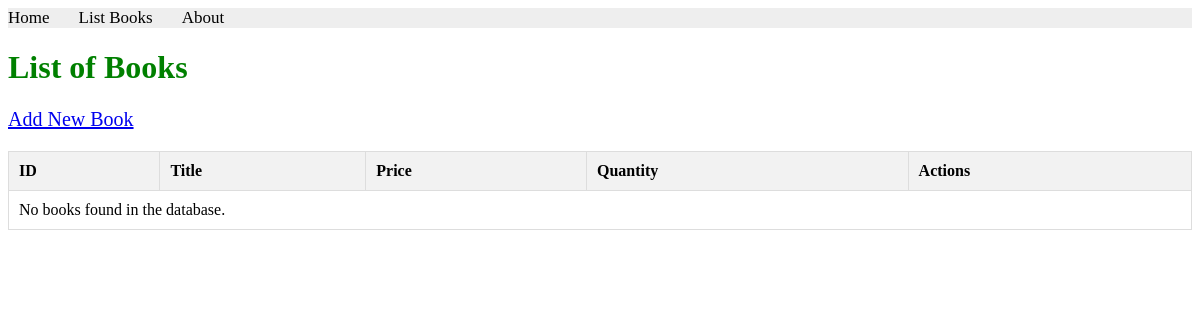
The page /books/lab10_part1/listbooks on the database as committed earlier.
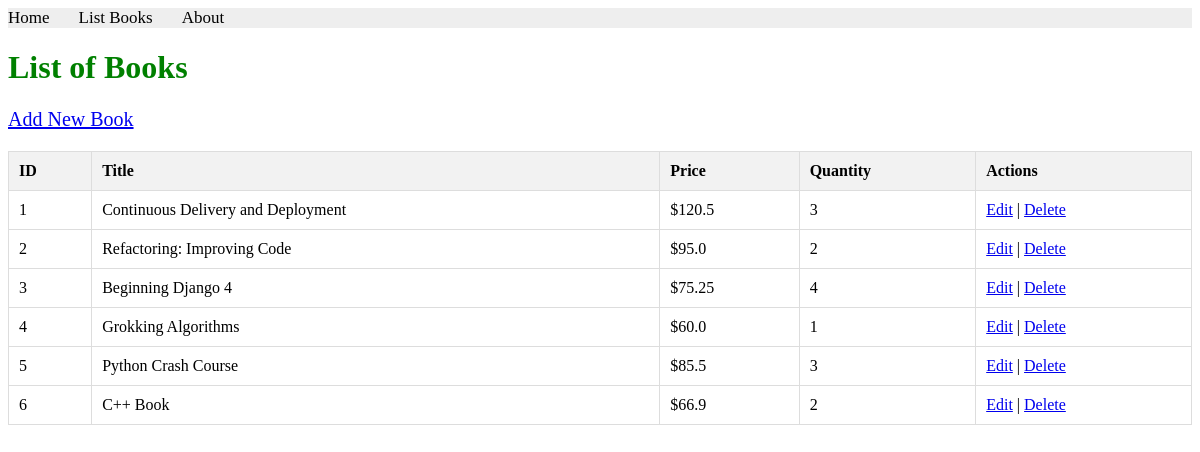
The same page on the database as committed later.
### apps/bookmodule/models.py (models this page shows, shortened)
class Book(models.Model):
    title = models.CharField(max_length=100)
    price = models.FloatField(default=0.0)
    quantity = models.IntegerField(default=1)
    pubdate = models.DateTimeField()
    rating = models.SmallIntegerField(default=1)
    publisher = models.ForeignKey(Publisher, null=True, on_delete=models.SET_NULL)
    authors = models.ManyToManyField(Author)

### apps/bookmodule/views.py (the view)
# urls.py: path('lab10_part1/listbooks', views.lab10_part1_list_books, name='lab10_part1_list'),
def lab10_part1_list_books(request):
    books = Book.objects.all()
    return render(request, 'bookmodule/list_books.html', {'books': books})

### apps/templates/bookmodule/list_books.html (shortened to what this page needs)
{% extends "layouts/base.html" %}
{% load static %}
{% block content %}
  <h1>List of Books</h1>
  <p>
    <a href="{% url 'lab10_part1_add' %}" class="btn-add">Add New Book</a>
  </p>
  <table>
    <tr>
      <th>ID</th>
      <th>Title</th>
      <th>Price</th>
      <th>Quantity</th>
      <th>Actions</th>
    </tr>
    {% for book in books %}
    <tr>
      <td>{{ book.id }}</td>
      <td>{{ book.title }}</td>
      <td>${{ book.price }}</td>
      <td>{{ book.quantity }}</td>
      <td>
        <a href="{% url 'lab10_part1_edit' book.id %}" class="btn-edit">Edit</a> |
        <a href="{% url 'lab10_part1_delete' book.id %}" class="btn-delete" onclick="return confirm('Are you sure you want to delete this book?');">Delete</a>
      </td>
    </tr>
    {% empty %}
    <tr>
      <td colspan="5">No books found in the database.</td>
    </tr>
    {% endfor %}
  </table>
{% endblock content %}

### apps/templates/layouts/base.html (shortened to what this page needs)
{% load static %}
<!DOCTYPE html>
<html lang="en">
<head>
    <link rel="stylesheet" href="{% static 'styles.css' %}">
</head>
<body>
    {% include "includes/header.html" %}
    {% block content %} {% endblock content %}
</body>
</html>

### apps/templates/includes/header.html
<div class="topnav">
    <a href="{% url 'books.index' %}">Home</a>
    <a href="{% url 'books.list_books' %}">List Books</a>
    <a href="{% url 'books.aboutus' %}">About</a>
</div>

### apps/static/styles.css (style rules this page uses)
.topnav { background-color: #eeeeee; width: 100%; }
.topnav a { color: #000000; text-align: center; margin-right: 25px; text-decoration: none; font-size: 17px; }

### apps/templates/bookmodule/list_books.html (style rules this page uses)
h1 { color: green; }
p { font-family: verdana; font-size: 20px; }
table { width: 100%; border-collapse: collapse; margin-top: 20px; }
th, td { border: 1px solid #ddd; padding: 10px; text-align: left; }
th { background-color: #f2f2f2; }

Rows that differ between the two databases and show on the page:
added Book: id "1", title "Continuous Delivery and Deployment", price "120.5", quantity "3"
added Book: id "2", title "Refactoring: Improving Code", price "95.0", quantity "2"
added Book: id "3", title "Beginning Django 4", price "75.25", quantity "4"
added Book: id "4", title "Grokking Algorithms", price "60.0", quantity "1"
added Book: id "5", title "Python Crash Course", price "85.5", quantity "3"
added Book: id "6", title "C++ Book", price "66.9", quantity "2"
Other text that changed with them:
text no longer shown: "No books found in the database."
